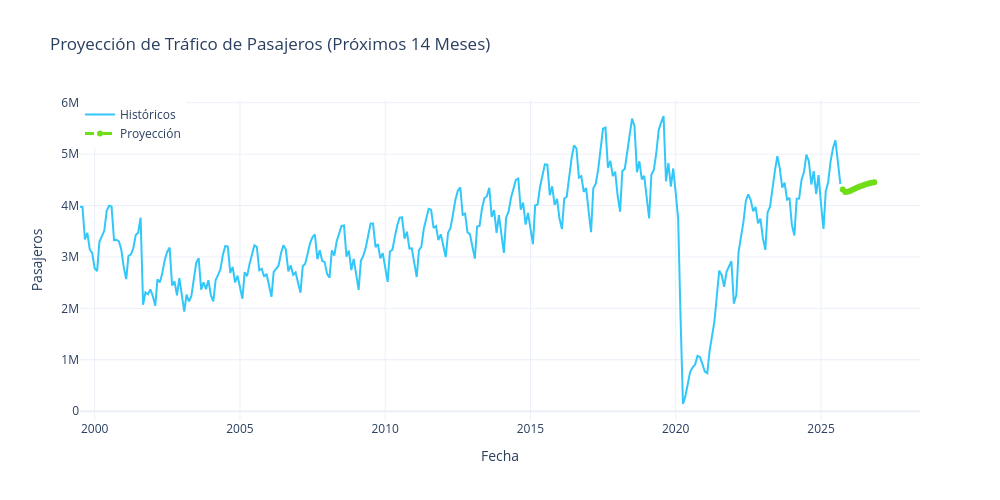

The code cell stored with this chart in its notebook:
### Code cell
from pandas.tseries.offsets import DateOffset
import pandas as pd

future_months = 14
future_predictions = []

# Obtenemos la última ventana de datos reales escalados
last_window = data_scaled[-look_back:]
current_batch = last_window.reshape((1, look_back, 1))

print("Iniciando predicción para los próximos 12 meses...")

for i in range(future_months):
    # Predecir el siguiente valor
    # verbose=0 para no llenar la pantalla de logs
    current_pred = model.predict(current_batch, verbose=0)[0]
    
    # Guardar la predicción
    future_predictions.append(current_pred)
    
    # Actualizar el batch: 
    # Quitamos el primer elemento (el más viejo) y agregamos la nueva predicción al final
    current_batch = np.append(current_batch[:, 1:, :], [[current_pred]], axis=1)

# Invertir la escala
future_predictions = scaler.inverse_transform(future_predictions)

#Futures dates
last_date = monthly_data['Date'].iloc[-1]

future_dates = [last_date + DateOffset(months=x) for x in range(1, future_months + 1)]

#Plot
fig = go.Figure()

# Datos Históricos
fig.add_trace(go.Scatter(
    x=monthly_data['Date'],
    y=dataset_values.flatten(),
    mode='lines',
    name='Históricos',
    line=dict(color='#32C7F9')
))

# Predicciones Futuras
fig.add_trace(go.Scatter(
    x=future_dates,
    y=future_predictions.flatten(),
    mode='lines+markers', # Markers para ver claramente cada mes predicho
    name=f'Proyección',
    line=dict(color="#70DE17", width=3, dash='dash') # Línea punteada para distinguir el futuro
))

fig.update_layout(
    title=f'Proyección de Tráfico de Pasajeros (Próximos {future_months} Meses)',
    xaxis_title='Fecha',
    yaxis_title='Pasajeros',
    template='plotly_white',
    legend=dict(x=0, y=1),
    width=1000,
    height=500
)

fig.show()

# Imprimir los valores numéricos
print("\nValores predichos:")
for date, val in zip(future_dates, future_predictions):
    print(f"{date.strftime('%Y-%m')}: {int(val[0])} pasajeros")

### Figure 1 — Plotly figure (JSON) as saved in the notebook; plotly's stock layout.template omitted (floating-point values rounded to 4 significant figures; data arrays with more than 128 entries replaced by an {"elided": "..."} marker saying what was removed)
{"data": [{"line": {"color": "#32C7F9"}, "mode": "lines", "name": "Históricos", "type": "scatter", "x": {"elided": "315 str values"}, "y": {"elided": "315 int values"}}, {"line": {"color": "#70DE17", "dash": "dash", "width": 3}, "mode": "lines+markers", "name": "Proyección", "type": "scatter", "x": ["2025-10-01T00:00:00", "2025-11-01T00:00:00", "2025-12-01T00:00:00", "2026-01-01T00:00:00", "2026-02-01T00:00:00", "2026-03-01T00:00:00", "2026-04-01T00:00:00", "2026-05-01T00:00:00", "2026-06-01T00:00:00", "2026-07-01T00:00:00", "2026-08-01T00:00:00", "2026-09-01T00:00:00", "2026-10-01T00:00:00", "2026-11-01T00:00:00"], "y": [4311000.0, 4266000.0, 4269000.0, 4285000.0, 4307000.0, 4329000.0, 4350000.0, 4370000.0, 4388000.0, 4404000.0, 4418000.0, 4432000.0, 4443000.0, 4454000.0]}], "layout": {"height": 500, "legend": {"x": 0, "y": 1}, "title": {"text": "Proyección de Tráfico de Pasajeros (Próximos 14 Meses)"}, "width": 1000, "xaxis": {"title": {"text": "Fecha"}}, "yaxis": {"title": {"text": "Pasajeros"}}}}
